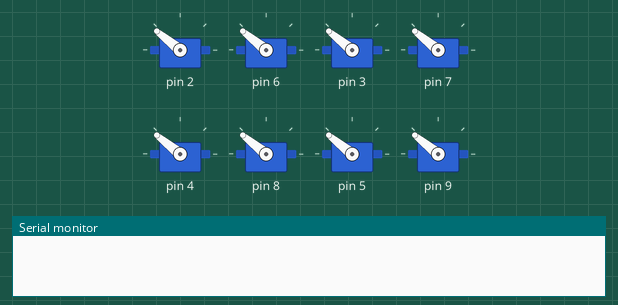
Simulated run of this sketch. Board: Arduino Uno, built with avr-gcc and run on an emulated ATmega328P. On the bench: 8 × servo, the last lines printed to the serial monitor.

Above: at 0.1 s.
At 4.1 s:
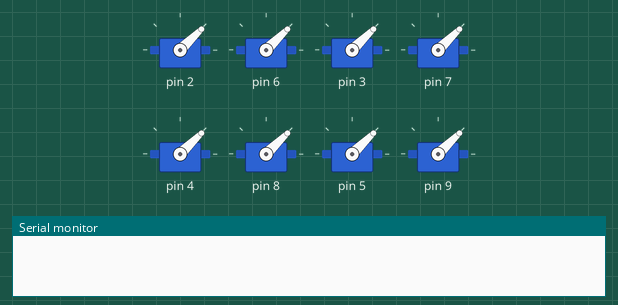
At 8.3 s:
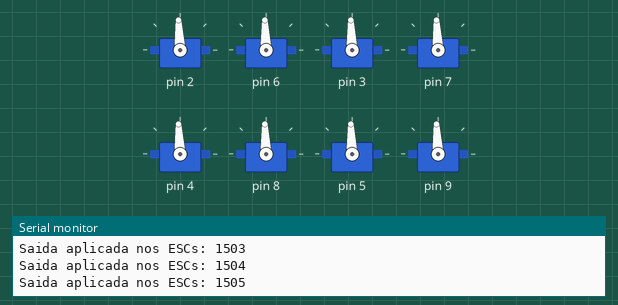
At 16.9 s:
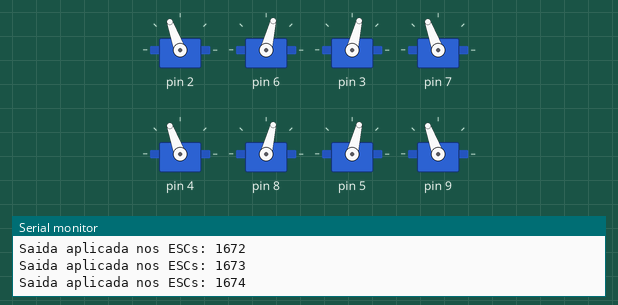
At 22.0 s:
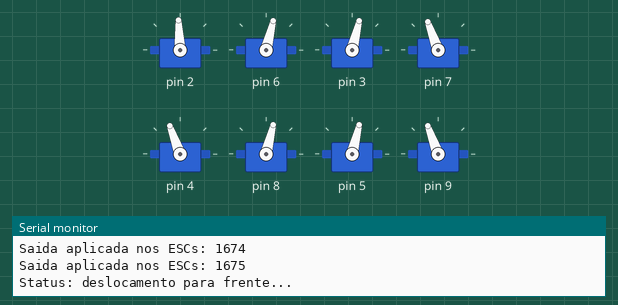
At 32.0 s:
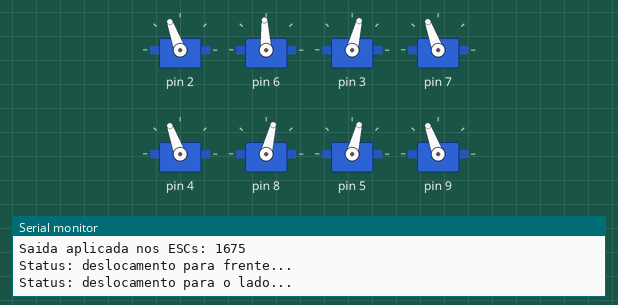
Timing chart, 0 to 40.0 s (numbered marks = the images above):
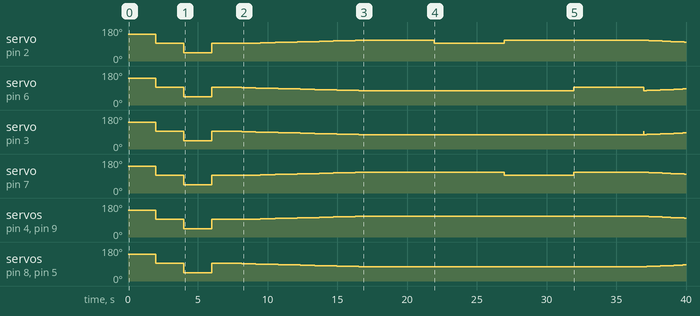

Measured:
- by itself, servo on pin 4, servo on pin 9: 141° → 93° at 2.0 s, → 44° 2.0 s later, → 93° 2.0 s later, → 94° 2.5 s later, … (30 changes in this stretch)
- by itself, servo on pin 8, servo on pin 5: 141° → 93° at 2.0 s, → 44° 2.0 s later, → 93° 2.0 s later, → 92° 2.2 s later, … (29 changes in this stretch)

The sketch:

benchtest_for_UAV_v5.ino
```cpp
#include <Servo.h>

int pulse;
Servo esc1_prop;
Servo esc2_prop;
Servo esc3_prop;
Servo esc4_prop;
Servo esc5_prop;
Servo esc6_prop;
Servo esc7_prop;
Servo esc8_prop;

void setup() {
  Serial.begin(9600);
  //--------------------------------------------------------
  escs_prop_attach(2,6,3,7,4,8,5,9);
  //--------------------------------------------------------
  calibrateESC();
}

void loop() {
  int inputpulse = 1675;
  int neutralpulse = 1500;
  Serial.println("Status: decolando...");
  for (pulse = neutralpulse; pulse <= inputpulse; pulse = pulse + 1) {
    esc_running_throttleZ_pos(pulse);   //throttleZ Up
    //--------------------------------------------------------------------
	Serial.print("Saida aplicada nos ESCs: ");
    Serial.println(pulse);
    delay(50);
  }
    //--------------------------------------------------------------------
  delay(5000);
    //--------------------------------------------------------------------
  Serial.println("Status: deslocamento para frente...");
    //--------------------------------------------------------------------
  esc_running_throttleX_pos(inputpulse);
    //--------------------------------------------------------------------
  delay(5000);
    //--------------------------------------------------------------------
  esc_running_throttleX_neg(inputpulse);
    //--------------------------------------------------------------------
  delay(5000);
    //--------------------------------------------------------------------
  Serial.println("Status: deslocamento para o lado...");
    //--------------------------------------------------------------------
  esc_running_throttleY_pos(inputpulse);
    //--------------------------------------------------------------------
  delay(5000);
    //--------------------------------------------------------------------
  esc_running_throttleY_neg(inputpulse);
    //--------------------------------------------------------------------

  Serial.println("Status: pousando...");
    //--------------------------------------------------------------------
  for (pulse = inputpulse; pulse >= neutralpulse; pulse = pulse - 1) {
    esc_running_throttleZ_pos(pulse);
    Serial.print("Saida aplicada nos ESCs:");
    Serial.println(pulse);
  }
  delay(10000);
}

void escs_prop_attach(int a,int b,int c,int d,int e,int f,int g,int h) {
  esc1_prop.attach(a);
  esc2_prop.attach(b);
  esc3_prop.attach(c);
  esc4_prop.attach(d);
  esc5_prop.attach(e);
  esc6_prop.attach(f);
  esc7_prop.attach(g);
  esc8_prop.attach(h);
}

void calibrateESC() {
  //--------------------------------------------------------
  esc1_prop.writeMicroseconds(2000);  //attatch the right motor to pin 2
  esc2_prop.writeMicroseconds(2000);   //attatch the left motor to pin 4
  esc3_prop.writeMicroseconds(2000);   //attatch the right motor to pin 6
  esc4_prop.writeMicroseconds(2000);   //attatch the left motor to pin 8
  esc5_prop.writeMicroseconds(2000);  //attatch the right motor to pin 3
  esc6_prop.writeMicroseconds(2000);   //attatch the left motor to pin 5
  esc7_prop.writeMicroseconds(2000);   //attatch the right motor to pin 7
  esc8_prop.writeMicroseconds(2000);   //attatch the left motor to pin 9
  delay(2000);
  //--------------------------------------------------------
  esc1_prop.writeMicroseconds(1500);  //attatch the right motor to pin 2
  esc2_prop.writeMicroseconds(1500);   //attatch the left motor to pin 4
  esc3_prop.writeMicroseconds(1500);   //attatch the right motor to pin 6
  esc4_prop.writeMicroseconds(1500);   //attatch the left motor to pin 8
  esc5_prop.writeMicroseconds(1500);  //attatch the right motor to pin 3
  esc6_prop.writeMicroseconds(1500);   //attatch the left motor to pin 5
  esc7_prop.writeMicroseconds(1500);   //attatch the right motor to pin 7
  esc8_prop.writeMicroseconds(1500);   //attatch the left motor to pin 9
  delay(2000);
  //--------------------------------------------------------
  esc1_prop.writeMicroseconds(1000);  //attatch the right motor to pin 2
  esc2_prop.writeMicroseconds(1000);   //attatch the left motor to pin 4
  esc3_prop.writeMicroseconds(1000);   //attatch the right motor to pin 6
  esc4_prop.writeMicroseconds(1000);   //attatch the left motor to pin 8
  esc5_prop.writeMicroseconds(1000);  //attatch the right motor to pin 3
  esc6_prop.writeMicroseconds(1000);   //attatch the left motor to pin 5
  esc7_prop.writeMicroseconds(1000);   //attatch the right motor to pin 7
  esc8_prop.writeMicroseconds(1000);   //attatch the left motor to pin 9
  delay(2000);
  //--------------------------------------------------------
  esc1_prop.writeMicroseconds(1500);  //attatch the right motor to pin 2
  esc2_prop.writeMicroseconds(1500);   //attatch the left motor to pin 4
  esc3_prop.writeMicroseconds(1500);   //attatch the right motor to pin 6
  esc4_prop.writeMicroseconds(1500);   //attatch the left motor to pin 8
  esc5_prop.writeMicroseconds(1500);  //attatch the right motor to pin 3
  esc6_prop.writeMicroseconds(1500);   //attatch the left motor to pin 5
  esc7_prop.writeMicroseconds(1500);   //attatch the right motor to pin 7
  esc8_prop.writeMicroseconds(1500);   //attatch the left motor to pin 9
  delay(2000);
}

void esc_running_throttleZ_pos(int pulse) {
	esc1_prop.writeMicroseconds(pulse);   //the right motor to pin 2
    esc2_prop.writeMicroseconds(3000-pulse);        //the left motor to pin 4
    esc3_prop.writeMicroseconds(3000-pulse);        //the right motor to pin 6
    esc4_prop.writeMicroseconds(pulse);   //the left motor to pin 8
    esc5_prop.writeMicroseconds(pulse);   //the right motor to pin 3
    esc6_prop.writeMicroseconds(3000-pulse);        //the left motor to pin 5
    esc7_prop.writeMicroseconds(3000-pulse);        //the right motor to pin 7
    esc8_prop.writeMicroseconds(pulse);   //the left motor to pin 9
}

void esc_running_throttleX_pos(int pulse) {
	  esc1_prop.writeMicroseconds(1500);         //the right motor to pin 2
    esc2_prop.writeMicroseconds(3000-pulse);        //the left motor to pin 4
    esc3_prop.writeMicroseconds(3000-pulse);        //the right motor to pin 6
    esc4_prop.writeMicroseconds(pulse);   //the left motor to pin 8
    esc5_prop.writeMicroseconds(pulse);   //the right motor to pin 3
    esc6_prop.writeMicroseconds(3000-pulse);        //the left motor to pin 5
    esc7_prop.writeMicroseconds(3000-pulse);        //the right motor to pin 7
    esc8_prop.writeMicroseconds(pulse);         //the left motor to pin 9
}

void esc_running_throttleX_neg(int pulse) {
	  esc1_prop.writeMicroseconds(pulse);   //the right motor to pin 2
    esc2_prop.writeMicroseconds(3000-pulse);        //the left motor to pin 4
    esc3_prop.writeMicroseconds(3000-pulse);        //the right motor to pin 6
    esc4_prop.writeMicroseconds(1500);         //the left motor to pin 8
    esc5_prop.writeMicroseconds(pulse);         //the right motor to pin 3
    esc6_prop.writeMicroseconds(3000-pulse);        //the left motor to pin 5
    esc7_prop.writeMicroseconds(3000-pulse);        //the right motor to pin 7
    esc8_prop.writeMicroseconds(pulse);   //the left motor to pin 9
}

void esc_running_throttleY_pos(int pulse) {
    esc1_prop.writeMicroseconds(pulse);   //the right motor to pin 2
    esc2_prop.writeMicroseconds(1500);         //the left motor to pin 4
    esc3_prop.writeMicroseconds(3000-pulse);        //the right motor to pin 6
    esc4_prop.writeMicroseconds(pulse);   //the left motor to pin 8
    esc5_prop.writeMicroseconds(pulse);   //the right motor to pin 3
    esc6_prop.writeMicroseconds(3000-pulse);        //the left motor to pin 5
    esc7_prop.writeMicroseconds(3000-pulse);         //the right motor to pin 7
    esc8_prop.writeMicroseconds(pulse);   //the left motor to pin 9
}

void esc_running_throttleY_neg(int pulse) {
    esc1_prop.writeMicroseconds(pulse);   //the right motor to pin 2
    esc2_prop.writeMicroseconds(3000-pulse);         //the left motor to pin 4
    esc3_prop.writeMicroseconds(1500);        //the right motor to pin 6
    esc4_prop.writeMicroseconds(pulse);   //the left motor to pin 8
    esc5_prop.writeMicroseconds(pulse);   //the right motor to pin 3
    esc6_prop.writeMicroseconds(3000-pulse);        //the left motor to pin 5
    esc7_prop.writeMicroseconds(3000-pulse);         //the right motor to pin 7
    esc8_prop.writeMicroseconds(pulse);   //the left motor to pin 9
}

void esc_normal_test(int pulse) {
	esc1_prop.writeMicroseconds(pulse);   //the right motor to pin 2
    delay(15000);
    esc1_prop.writeMicroseconds(1500);   //the right motor to pin 2
    esc2_prop.writeMicroseconds(pulse);   //the left motor to pin 4
    delay(15000);
    esc2_prop.writeMicroseconds(1500);   //the left motor to pin 4
    esc3_prop.writeMicroseconds(pulse);   //the right motor to pin 6
    delay(15000);
    esc3_prop.writeMicroseconds(1500);   //the right motor to pin 6
    esc4_prop.writeMicroseconds(pulse);   //the left motor to pin 8
    delay(15000);
    esc4_prop.writeMicroseconds(1500);   //the left motor to pin 8
    esc5_prop.writeMicroseconds(pulse);   //the right motor to pin 3
    delay(15000);
    esc5_prop.writeMicroseconds(1500);   //the right motor to pin 3
    esc6_prop.writeMicroseconds(pulse);   //the left motor to pin 5
    delay(15000);
    esc6_prop.writeMicroseconds(1500);   //the left motor to pin 5
    esc7_prop.writeMicroseconds(pulse);   //the right motor to pin 7
    delay(15000);
    esc7_prop.writeMicroseconds(1500);   //the right motor to pin 7
    esc8_prop.writeMicroseconds(pulse);   //the left motor to pin 9
    delay(15000);
    esc8_prop.writeMicroseconds(1500);   //the left motor to pin 9
}

void esc_stop() {
	esc1_prop.writeMicroseconds(1500);   //the right motor to pin 2
    esc2_prop.writeMicroseconds(1500);   //the left motor to pin 4
    esc3_prop.writeMicroseconds(1500);   //the right motor to pin 6
    esc4_prop.writeMicroseconds(1500);   //the left motor to pin 8
    esc5_prop.writeMicroseconds(1500);   //the right motor to pin 3
    esc6_prop.writeMicroseconds(1500);   //the left motor to pin 5
    esc7_prop.writeMicroseconds(1500);   //the right motor to pin 7
    esc8_prop.writeMicroseconds(1500);   //the left motor to pin 9
}
```
